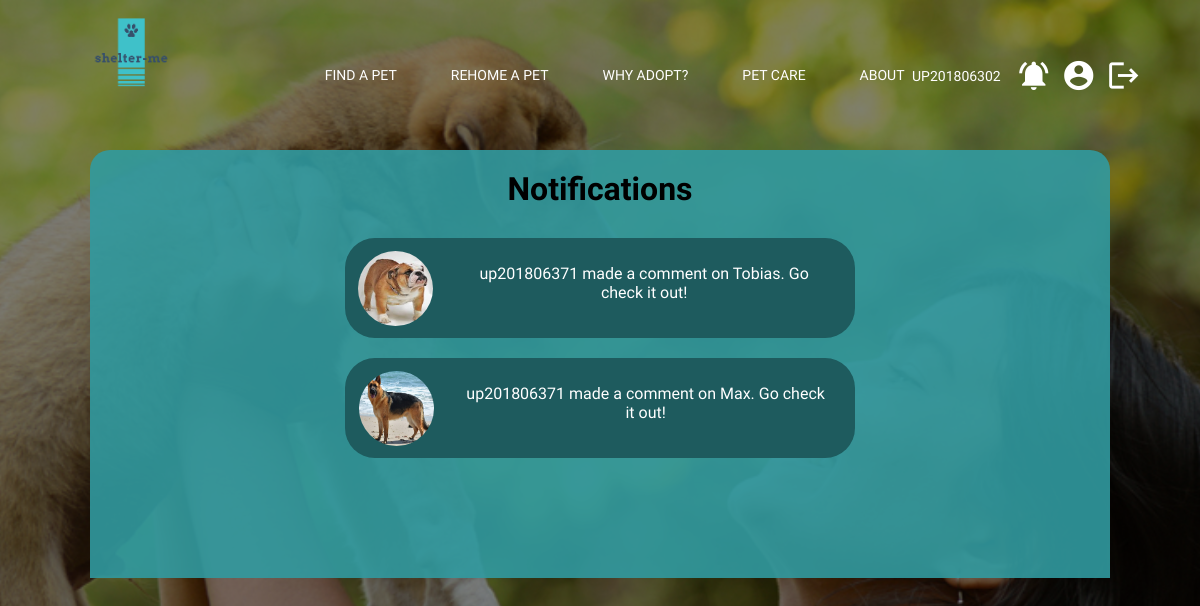
/pages/notifications.php (signed in), run on the app's committed database.
### tables this page shows
CREATE TABLE commentnotifications (
    id        INTEGER PRIMARY KEY,
    user_id   VARCHAR REFERENCES user (username) ON UPDATE CASCADE,
    owner     VARCHAR REFERENCES user (username) ON UPDATE CASCADE,
    animal_id INTEGER REFERENCES animal (animal_id) ON UPDATE CASCADE
);

CREATE TABLE images (
  id INTEGER PRIMARY KEY,
  title VARCHAR NOT NULL
);

CREATE TABLE animal (animal_id INTEGER PRIMARY KEY, animal_name VARCHAR NOT NULL, species VARCHAR NOT NULL, breed VARCHAR NOT NULL, age INTEGER NOT NULL CHECK (age > 0), gender VARCHAR NOT NULL, size VARCHAR NOT NULL, spayed_neutered, location VARCHAR, reasons VARCHAR, keep_time VARCHAR, story VARCHAR, image INTEGER REFERENCES images (id), owner VARCHAR REFERENCES user (username) ON UPDATE CASCADE, adopted BOOLEAN, newowner VARCHAR REFERENCES user (username) ON UPDATE CASCADE, factID INTEGER REFERENCES factCheck (id));

### pages/notifications.php (called while the page is built, shortened)
<?php
  include_once('../templates/tpl_notifications.php');
  include_once('../includes/header.php');
  include_once('../database/db_user.php');
  $id = $_SESSION['username'];
  $adoptionnotifications = getAdoptionNotifications($id);
  $commentnotifications = getCommentNotifications($id);
  $applynotifications = getApplyNotifications($id);
  $unapplynotifications = getUnapplyNotifications($id);
  draw_notifications($adoptionnotifications, $commentnotifications, $applynotifications, $unapplynotifications);
?>

### database/db_user.php (called while the page is built, shortened)
<?php
  function getCommentNotifications($id) {
    $db = Database::instance()->db();
    $stmt = $db->prepare('SELECT * FROM commentnotifications INNER JOIN animal ON commentnotifications.animal_id = animal.animal_id INNER JOIN images ON animal.image = images.id WHERE commentnotifications.owner=? AND commentnotifications.user_id != commentnotifications.owner');
    $stmt->execute(array($id));
    return $stmt->fetchAll();
  }
?>

### templates/tpl_notifications.php (the view, shortened to what this page needs)
<?php function draw_notifications($adoptionnotifications, $commentnotifications, $applynotifications, $unapplynotifications) { ?>
            <div class="backgroundBox">
                <div class="userswhoapplied">
                    <h1> Notifications </h1>
                </div>
                <div class = "notificationscardscontainer">
                    <div class = "notificationscards">
                        <?php foreach ($commentnotifications as $notification) { ?>
                            <div class ="notificationcontainer">
                                <div class="notificationcard">
                                    <div class = "userpicture">
                                        <img src= <?=$notification['title']?> alt="animalpicture"/>
                                    </div>
                                    <label> <?= $notification['user_id']." made a comment on ".$notification['animal_name'].". Go check it out!" ?> </label>
                                </div>
                            </div>
                        <?php } ?>
                    </div>
                    <div class="emptyspace"></div>
                </div>
            </div>
        </body>
    </html>
<?php } ?>

### css/style.css (style rules this page uses)
* { margin: 0; padding: 0; box-sizing: border-box; font-family: 'PT Sans Caption', sans-serif; }
.backgroundBox { background: rgba(49,155,160,0.9); position: relative; width: 85%; height: 100%; margin: auto; border-radius: 20px 20px 0px 0px; position: relative; top: 150px; }
.userpicture { width: 100px; height: 100px; }
.userpicture img { height: 75px; width: 75px; border-radius: 100px; margin-left: 12.5px; margin-top: 12.5px; }
.userswhoapplied { text-align: center; position: relative; top: 20px; }
.emptyspace { width: 100%; height: 100px; }
.notificationscardscontainer { text-align: center; margin-top: 50px; }
.notificationcontainer { width: 100%; display: flex; justify-content: center; margin-bottom: 20px; }
.notificationcard { width: 50%; display: flex; background-color: #1e5b5e; border-radius: 30px; }
.notificationcard label { color: white; padding: 5%; }

### data on the page
commentnotifications: images.title (picture), user "up201806371", animal.animal_name "Tobias"
commentnotifications: images.title (picture), user "up201806371", animal.animal_name "Max"

### other printed values
$_SESSION['username'] "UP201806302"
